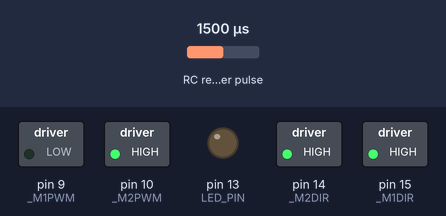
This program was run on a simulated SparkFun Pro Micro, built with avr-gcc and run on an emulated ATmega32U4. Shown: switched loads named in the program (green lamp = pin HIGH), output pins drawn as LEDs (lit = HIGH). Wiring (inferred from the names in the program): RC receiver channel: data pin 8. The test bench sets the inputs (shaded band); at power-on: RC receiver pulse 1500 µs. What the program prints to the serial monitor is not drawn.

Above: at 4.3 s.
4.4 s: RC receiver pulse (sensor on pin 8) set to 1190 µs
At 5.22 s:
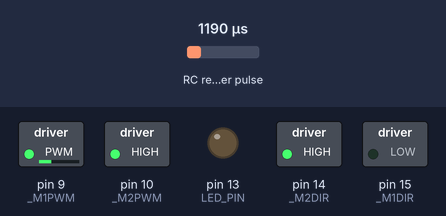
7.4 s: RC receiver pulse (sensor on pin 8) set to 1250 µs
10.4 s: RC receiver pulse (sensor on pin 8) set to 1980 µs
At 11.6 s:
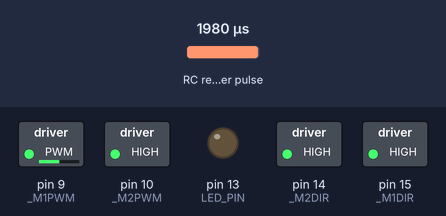
11.9 s: RC receiver pulse (sensor on pin 8) set to 1750 µs
At 12.18 s:
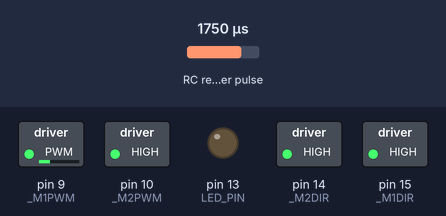
Timing chart, 0 to 15.9 s (numbered marks = the images above; inputs shaded):
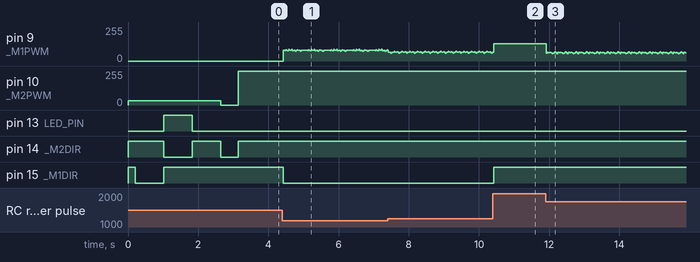

The program:

main.cpp
```cpp
// inspired by
// http://rcarduino.blogspot.com/2012/05/interfacing-rc-channels-to-l293d-motor.html

// http://ecksteinimg.de/Datasheet/Pololu/PO2135.pdf

#include "declarations.h"
#include <Arduino.h>
#include <EnableInterrupt.h>
#include "drv8835_driver.h"

static constexpr uint32_t rc_neutral = 1500;
static constexpr uint32_t rc_max = 2000;
static constexpr uint32_t rc_min = 1000;
static constexpr uint32_t rc_deadband = 50;

static constexpr uint32_t rc_deadlow = 1150;
static constexpr uint32_t rc_deadhigh = 1850;
static constexpr uint32_t deadlo = rc_neutral - rc_deadband;
static constexpr uint32_t deadhi = rc_neutral + rc_deadband;
static constexpr uint32_t correction_val = 3000;

static constexpr uint8_t LED_PIN = 13;

// int0
static constexpr int chR = 7; // rechts hoch 1100 / runter 1820 // CH 1
// static constexpr int chLhori = 8; // links links 1820 / rechts 1100
// int1
static constexpr int chL = 8; // links hoch 1800 / runter 1100 // CH 3
// static constexpr int chRhori = 10; // rechts links 1100 / rechts 1820


volatile uint32_t timerL;
volatile uint32_t timerR;
volatile uint32_t timerLRef;
volatile uint32_t timerRRef;
volatile uint32_t tempR;
volatile uint32_t tempL;

DRV8835MotorShield motors;

#define debug 1

// define local functions
void convertLeftStick();
void convertRightStick();

void waitForTransmitter();
void cleanup(channel_e stick);
void generatePwm(uint32_t value, channel_e channel, direction_e direction);
uint16_t convertToPWMRange(uint32_t value);

void setup();
void loop();

void setup()
{
  // Set input pins
  pinMode(chR, INPUT);
  pinMode(chL, INPUT);

  pinMode(LED_PIN, OUTPUT);

  enableInterrupt(chR, convertRightStick, CHANGE);
  enableInterrupt(chL, convertLeftStick, CHANGE);
  motors.flipM1(true);
  motors.setSpeeds(-50, -50);
  // WAIT FOR INIT SEQUENCE LEFT HIGH RIGHT LOW FOR 2 SECONDS
  // delay(5000);
  //waitForTransmitter();

  Serial.begin(115200);

  for (int speed = 0; speed <= 100; speed++)
  {
    motors.setM1Speed(speed);
    delay(1);
  }

  for (int speed = 100; speed >= 0; speed--)
  {
    motors.setM1Speed(speed);
    delay(1);
  }

  // run M1 motor with negative speed

  digitalWrite(LED_PIN, LOW);

  for (int speed = 0; speed >= -400; speed--)
  {
    motors.setM1Speed(speed);
    delay(1);
  }

  for (int speed = -400; speed <= 0; speed++)
  {
    motors.setM1Speed(speed);
    delay(1);
  }

  // run M2 motor with positive speed

  digitalWrite(LED_PIN, HIGH);

  for (int speed = 0; speed <= 400; speed++)
  {
    motors.setM2Speed(speed);
    delay(1);
  }

  for (int speed = 400; speed >= 0; speed--)
  {
    motors.setM2Speed(speed);
    delay(1);
  }

  // run M2 motor with negative speed

  digitalWrite(LED_PIN, LOW);

  for (int speed = 0; speed >= -400; speed--)
  {
    motors.setM2Speed(speed);
    delay(1);
  }

  for (int speed = -400; speed <= 0; speed++)
  {
    motors.setM2Speed(speed);
    delay(1);
  }

  delay(500);

}

void loop()
{

  #if debug
    Serial.print("LRef:");
    Serial.print(timerLRef);

    Serial.print("RRef:");
    Serial.println(timerRRef);
  #endif
    if (timerLRef <= 1500)
    {
      // left back
      generatePwm(timerLRef, channel_e::LEFT, direction_e::BACKWARD);
    }
    else
    {
      generatePwm(timerLRef, channel_e::LEFT, direction_e::FORWARD);
    }
    if (timerRRef <= 1500)
    {
      // right back
      generatePwm(timerRRef, channel_e::RIGHT, direction_e::BACKWARD);
    }
    else
    {
      generatePwm(timerRRef, channel_e::RIGHT, direction_e::FORWARD);
    }

}

void convertRightStick()
{
  if (digitalRead(chR) == HIGH)
  {
    timerR = micros();
  }
  tempR = micros() - timerR;
  if ((tempR >= rc_min) && (tempR <= rc_max))
  {
    timerRRef = correction_val - tempR;
    cleanup(channel_e::RIGHT);
  }
}

void convertLeftStick()
{
  if (digitalRead(chL) == HIGH)
  {
    timerL = micros();
  }
  else
  {
    timerLRef = micros() - timerL;
    cleanup(channel_e::LEFT);
  }
}

void waitForTransmitter()
{
  volatile uint32_t count = micros();
  volatile uint32_t count_start = micros();
  uint32_t count_end = 10000;
  while (1)
  {
    if (count > (count_start + count_end))
    {
      return;
    }

    if ((timerLRef < 1200) && (timerRRef > 1700))
    {
      count = micros();
#if debug
      Serial.print("Init LRef:");
      Serial.print(timerLRef);

      Serial.print("Init RRef:");
      Serial.println(timerRRef);
#endif
    }
    else
    {
      count_start = micros();
      count = micros();
#if debug
      Serial.print("Error LRef:");
      Serial.print(timerLRef);

      Serial.print("Error RRef:");
      Serial.println(timerRRef);
#endif
    }
  }
}

void cleanup(channel_e stick)
{
  if (stick == channel_e::LEFT)
  {
    uint32_t temp = timerLRef;
    if ((temp > (deadlo)) && (temp < (deadhi)))
    {
      timerLRef = rc_neutral;
    }
    else if ((temp > rc_deadhigh) && (temp < rc_max))
    {
      timerLRef = rc_max;
    }
    else if ((temp < rc_deadlow) && (temp > rc_min))
    {
      timerLRef = rc_min;
    }
    timerLRef = constrain(timerLRef, rc_min, rc_max);
  }
  else if (stick == channel_e::RIGHT)
  {
    uint32_t temp = timerRRef;
    if ((temp > (deadlo)) && (temp < (deadhi)))
    {
      timerRRef = rc_neutral;
    }
    else if ((temp > rc_deadhigh) && (temp < rc_max))
    {
      timerRRef = rc_max;
    }
    else if ((temp < rc_deadlow) && (temp > rc_min))
    {
      timerRRef = rc_min;
    }
    timerRRef = constrain(timerRRef, rc_min, rc_max);
  }
}

// alternatively occr1a etc.. check out atmega32u4 timers
void generatePwm(uint32_t value, channel_e channel, direction_e direction)
{

  volatile uint16_t val = convertToPWMRange(value);
  volatile int backval = 0;
  if (channel == channel_e::LEFT)
  {
    if (direction == direction_e::FORWARD)
    {
      motors.setM1Speed(val);
      // phase to forward
    }
    else
    {
      backval = val * (-1);
      motors.setM1Speed(backval);
      // phase to backward
    }
  }
  else if(channel == channel_e::RIGHT)
  {
    if (direction == direction_e::FORWARD)
    {
      motors.setM2Speed(val);
      // phase to forward
    }
    else
    {
      backval = val * (-1);
      motors.setM2Speed(backval);
      // phase to backward
    }
  }
}

uint16_t convertToPWMRange(uint32_t value)
{
  uint32_t val = 0;
  if (value < rc_neutral)
  {
    val = 3000 - value;     //  3000 - 1200 = 1800
    val = val - rc_neutral; // 1800 - 1500 = 300
  }
  else if (value > rc_neutral)
  {
    val = value - rc_neutral; // 1800 - 1500 = 300
  }
  else if (value == rc_neutral)
  {
    return 0;
  }

  uint32_t mapped_val = map(val, 0, 500, 0, 200);

  // TODO old code check if still valid
  // result = ((val / 500) * 175) + 75; // motor only drives at high pwms give it a boost of 75

  return static_cast<uint16_t>(mapped_val);
}
```

declarations.h
```cpp
#ifndef DECLARATIONS_H
#define DECLARATIONS_H

enum class channel_e {
  LEFT,
  RIGHT
};

enum class direction_e {
  FORWARD,
  BACKWARD
};

#endif // DECLARATIONS_H
```

drv8835_driver.cpp
```cpp
#include "drv8835_driver.h"

const unsigned char DRV8835MotorShield::_M1DIR = 15;
const unsigned char DRV8835MotorShield::_M2DIR = 14;
const unsigned char DRV8835MotorShield::_M1PWM = 9;
const unsigned char DRV8835MotorShield::_M2PWM = 10;
boolean DRV8835MotorShield::_flipM1 = false;
boolean DRV8835MotorShield::_flipM2 = false;

void DRV8835MotorShield::initPinsAndMaybeTimer()
{
  // Initialize the pin states used by the motor driver shield
  // digitalWrite is called before and after setting pinMode.
  // It called before pinMode to handle the case where the board
  // is using an ATmega AVR to avoid ever driving the pin high,
  // even for a short time.
  // It is called after pinMode to handle the case where the board
  // is based on the Atmel SAM3X8E ARM Cortex-M3 CPU, like the Arduino
  // Due. This is necessary because when pinMode is called for the Due
  // it sets the output to high (or 3.3V) regardless of previous
  // digitalWrite calls.
  digitalWrite(_M1PWM, LOW);
  pinMode(_M1PWM, OUTPUT);
  digitalWrite(_M1PWM, LOW);
  digitalWrite(_M2PWM, LOW);
  pinMode(_M2PWM, OUTPUT);
  digitalWrite(_M2PWM, LOW);
  digitalWrite(_M1DIR, LOW);
  pinMode(_M1DIR, OUTPUT);
  digitalWrite(_M1DIR, LOW);
  digitalWrite(_M2DIR, LOW);
  pinMode(_M2DIR, OUTPUT);
  digitalWrite(_M2DIR, LOW);
#ifdef DRV8835MOTORSHIELD_USE_20KHZ_PWM
  // timer 1 configuration
  // prescaler: clockI/O / 1
  // outputs enabled
  // phase-correct PWM
  // top of 400
  //
  // PWM frequency calculation
  // 16MHz / 1 (prescaler) / 2 (phase-correct) / 400 (top) = 20kHz
  TCCR1A = 0b10100000;
  TCCR1B = 0b00010001;
  ICR1 = 400;
#endif
}

// speed should be a number between -400 and 400
void DRV8835MotorShield::setM1Speed(int speed)
{
  init(); // initialize if necessary

  boolean reverse = 0;

  if (speed < 0)
  {
    speed = -speed; // make speed a positive quantity
    reverse = 1;    // preserve the direction
  }
  if (speed > 400)  // max
    speed = 400;

#ifdef DRV8835MOTORSHIELD_USE_20KHZ_PWM
  OCR1A = speed;
#else
  analogWrite(_M1PWM, speed * 51 / 80); // default to using analogWrite, mapping 400 to 255
#endif

  if (reverse ^ _flipM1) // flip if speed was negative or _flipM1 setting is active, but not both
    digitalWrite(_M1DIR, HIGH);
  else
    digitalWrite(_M1DIR, LOW);
}

// speed should be a number between -400 and 400
void DRV8835MotorShield::setM2Speed(int speed)
{
  init(); // initialize if necessary

  boolean reverse = 0;

  if (speed < 0)
  {
    speed = -speed;  // make speed a positive quantity
    reverse = 1;  // preserve the direction
  }
  if (speed > 400)  // max PWM duty cycle
    speed = 400;

#ifdef DRV8835MOTORSHIELD_USE_20KHZ_PWM
  OCR1B = speed;
#else
  analogWrite(_M2PWM, speed * 51 / 80); // default to using analogWrite, mapping 400 to 255
#endif

  if (reverse ^ _flipM2) // flip if speed was negative or _flipM2 setting is active, but not both
    digitalWrite(_M2DIR, HIGH);
  else
    digitalWrite(_M2DIR, LOW);
}

// set speed for both motors
// speed should be a number between -400 and 400
void DRV8835MotorShield::setSpeeds(int m1Speed, int m2Speed){
  setM1Speed(m1Speed);
  setM2Speed(m2Speed);
}

void DRV8835MotorShield::flipM1(boolean flip)
{
  _flipM1 = flip;
}

void DRV8835MotorShield::flipM2(boolean flip)
{
  _flipM2 = flip;
}
```

drv8835_driver.h
```cpp
// based on the https://github.com/pololu/drv8835-motor-shield driver
#ifndef DRV8835_DRIVER_H
#define DRV8835_DRIVER_H

#if defined(__AVR_ATmega168__) || defined(__AVR_ATmega328P__) || defined (__AVR_ATmega32U4__)
  #define DRV8835MOTORSHIELD_USE_20KHZ_PWM
#endif

#include <Arduino.h>

class DRV8835MotorShield
{
  public:
    static void setM1Speed(int speed);
    static void setM2Speed(int speed);
    static void setSpeeds(int m1Speed, int m2Speed);
    static void flipM1(boolean flip);
    static void flipM2(boolean flip);

  private:
    static void initPinsAndMaybeTimer();
    static const unsigned char _M1DIR;
    static const unsigned char _M2DIR;
    static const unsigned char _M1PWM;
    static const unsigned char _M2PWM;
    static boolean _flipM1;
    static boolean _flipM2;

    static inline void init()
    {
      static boolean initialized = false;

      if (!initialized)
      {
        initialized = true;
        initPinsAndMaybeTimer();
      }
    }
};

#endif  // DRV8835_DRIVER_H
```

Measured:
- after the input at 4.4 s, pin 9 (_M1PWM): 0/255 → 79/255 at once, then moves between 72/255 and 87/255, repeating every 0.64 s; pin 15 (_M1DIR): HIGH → LOW at once
- after the input at 10.4 s, pin 15 (_M1DIR): LOW → HIGH at once
- after the input at 11.9 s, pin 9 (_M1PWM): 128/255 → 58/255 at once, then repeats every 0.30 s: 67/255 0.02 s, 65/255 0.02 s, 63/255 0.04 s, 67/255 0.02 s, 63/255 0.04 s, 56/255 0.02 s, 60/255 0.02 s, 59/255 0.02 s, 66/255 0.02 s, 70/255 0.02 s, 63/255 0.04 s, 56/255 0.02 s
